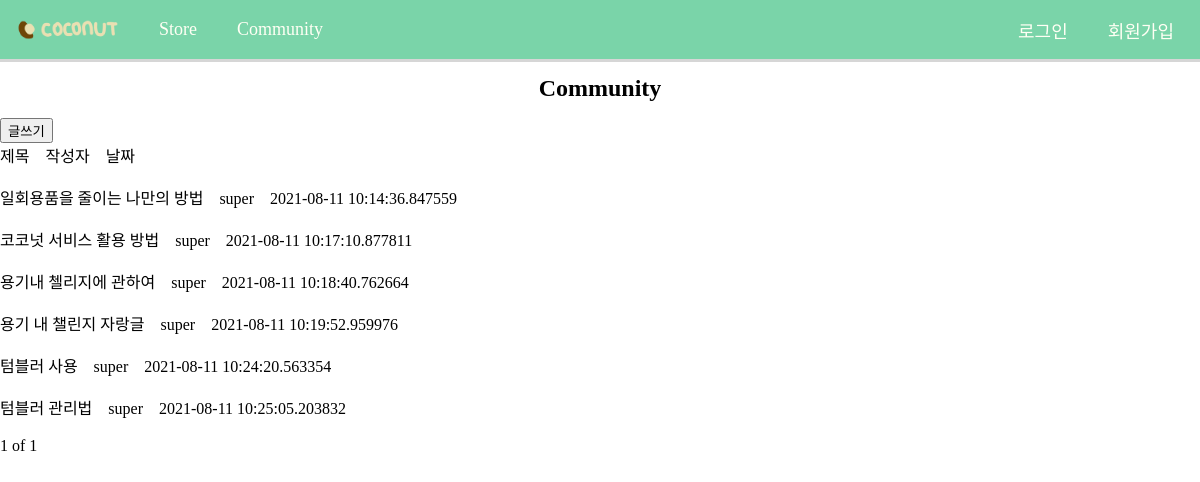
The app's page /community/main/ with its own data.
### community/models.py (models this page shows, shortened)
class Community(models.Model):
    writer = models.CharField(max_length=200, default='')
    title = models.CharField(max_length=200, default='')
    content = models.CharField(max_length=200, default='')
    subdate = models.CharField(max_length=200, default='')

### community/views.py (the view)
# urls.py: path('main/', views.commu_main, name = "commu_main"),
def commu_main(request):
    communitys = Community.objects
    community_list = Community.objects.all()
    paginator = Paginator(community_list,10)
    page = request.GET.get('page')
    posts = paginator.get_page(page)
    return render(request,'commu_main.html',{'communitys':communitys,'posts':posts})

### community/templates/commu_main.html (shortened to what this page needs)
<!DOCTYPE html>
<html lang="en">
{% load static %}
<head>
    <link rel="stylesheet" type="text/css" href="{% static 'css/base.css' %}" />
</head>
<body>
    {% include 'base.html'%}
    <div class="main">
        <h1>Community</h1>
        <div class = "button">
            <button onclick=location.href="{%url 'commu_create'%}">글쓰기</button>
            <br>
        </div>
        <div class = "content">
            <span>제목</span>&nbsp&nbsp&nbsp
            <span>작성자</span>&nbsp&nbsp&nbsp
            <span>날짜</span>
            <br>
            <br>
            {% for community in posts %}
                <span><a href = "{% url 'commu_detail' community.id%}">{{community.title}}</a></span>&nbsp&nbsp&nbsp
                <span>{{community.writer}}</span>&nbsp&nbsp&nbsp
                <span>{{community.subdate}}</span>
                <br>
                <br>
            {% endfor %}
            <span>{{posts.number}}</span>
            <span>of</span>
            <span>{{posts.paginator.num_pages}}</span>
        </div>
    </div>
</body>
</html>

### coconutproject/static/css/base.css (style rules this page uses)
:root { --mint: #7ad4a9; --brown: #754434; --ivory: #fffff4; --title: 25px; --subtitle: 17px; --content: 15px; }
* { font-family: "InfinitySans-RegularA1"; }
body { margin: 0; padding: 0; }
a { text-decoration: none; color: black; }
h1 { display: flex; justify-content: center; font-size: 2vw; font-weight: bold; width: 100%; }

### records on screen
Community: title "일회용품을 줄이는 나만의 방법", writer "super", subdate "2021-08-11 10:14:36.847559"
Community: title "코코넛 서비스 활용 방법", writer "super", subdate "2021-08-11 10:17:10.877811"
Community: title "용기내 첼리지에 관하여", writer "super", subdate "2021-08-11 10:18:40.762664"
Community: title "용기 내 챌린지 자랑글", writer "super", subdate "2021-08-11 10:19:52.959976"
Community: title "텀블러 사용", writer "super", subdate "2021-08-11 10:24:20.563354"
Community: title "텀블러 관리법", writer "super", subdate "2021-08-11 10:25:05.203832"

### other values on screen
{{ posts.number }} "1"
{{ posts.paginator.num_pages }} "1"
